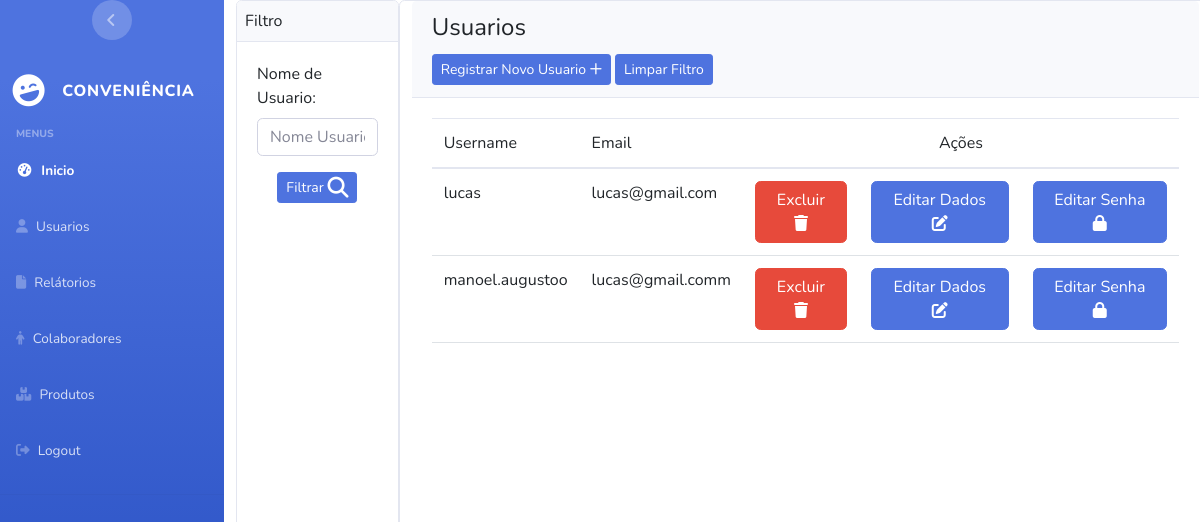
The page /main_menu_user (signed in) on the database its author committed.
### apps/User/models.py (models this page shows, shortened)
class User(AbstractUser):
     email = models.EmailField(unique=True)
     username = models.CharField(unique=True, max_length=255)

### apps/User/views.py (the view)
# urls.py: path('main_menu_user',views.main_menu_user,name="main_menu_user"),
@user_passes_test(lambda user: user.is_superuser,login_url='user:page_not_found')
@login_required(login_url="login_system")
def main_menu_user(request,username_to_filter = None):
    users = None
    if not username_to_filter:
        users = User.objects.all()
    else:
       users =  User.objects.filter(username__startswith=username_to_filter)
    return render(request,'user/main_menu_users.html',{'users':users,'findByUsernameForm':findByUsernameForm})

### templates/user/main_menu_users.html (shortened to what this page needs)
{% extends 'base.html' %}
{% block content %}
<div class="d-flex flex-row vh-100">
<div class="card">
  <div class="card-header p-2">
    Filtro
  </div>
  <div class="card-body">
    <form action="{% url 'user:main_menu_user_with_filter' %}" method="post">
      {{ findByUsernameForm }}
       <div class="d-flex justify-content-center mt-3">
        <button type="submit" class="btn btn-fill btn-primary btn-sm">
        Filtrar
      </button>
      </div>
    </form>
    </div>
</div>
<div class="card col-10">
  <div class="card-header">
    <h4 class="card-title">Usuarios</h4>
    <td class="px-1"><a href="{% url 'user:save_user' %}" class="btn btn-primary btn-sm">Registrar Novo Usuario
      <i class="fa-regular fa-plus"></i>
      <td class="px-1"><a href="{% url 'user:main_menu_user' %}" class="btn btn-primary btn-sm ms-1">Limpar Filtro</a></td>
    </a>
    </td>
  </div>
  <div class="card-body">
    <div class="table-responsive">
      <table class="table" id="">
        <thead class="text-primary">
          <tr>
            <th>Username</th>
            <th>Email</th>
            <th colspan="3" style="text-align: center;">Ações</th>
          </tr>
        </thead>
        <tbody>
          {% for user in users %}
            {% if user.is_staff %}
              <tr>
                <th>{{ user.username }}</th>
                <th>{{ user.email }}</th>
                <th><a type="submit" class="btn btn-danger" onclick="return confirm('Deseja realmente Excluir?')" href="{% url 'user:erase_user' user.id %}">Excluir
                  <i class="fa-sharp fa-solid fa-trash"></i>
                </a></th>
                <th><a type="submit" class="btn btn-primary" href="{% url 'user:update_user' user.id %}">Editar Dados
                  <i class="fa-solid fa-pen-to-square"></i>
                </a></th>
                <th><a type="submit" class="btn btn-primary" href="{% url 'user:update_user_password' user.id %}">Editar Senha
                  <i class="fa-solid fa-lock"></i>
                </a></th>
              </tr>
              {% endif %}
          {% endfor %}
        </tbody>
      </table>
    </div>
  </div>
</div>
</div>
{% endblock content %}

### rows shown on the page
User: username "lucas", email "lucas@gmail.com"
User: username "manoel.augustoo", email "lucas@gmail.comm"
